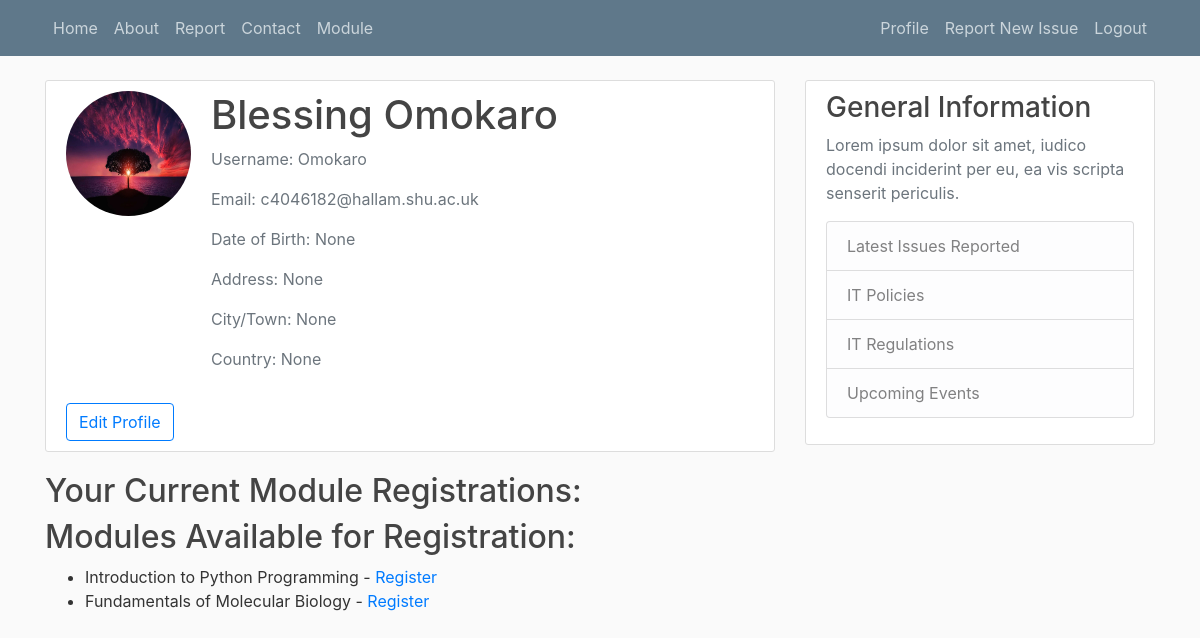
The app's page /users/student/ (signed in), older data.
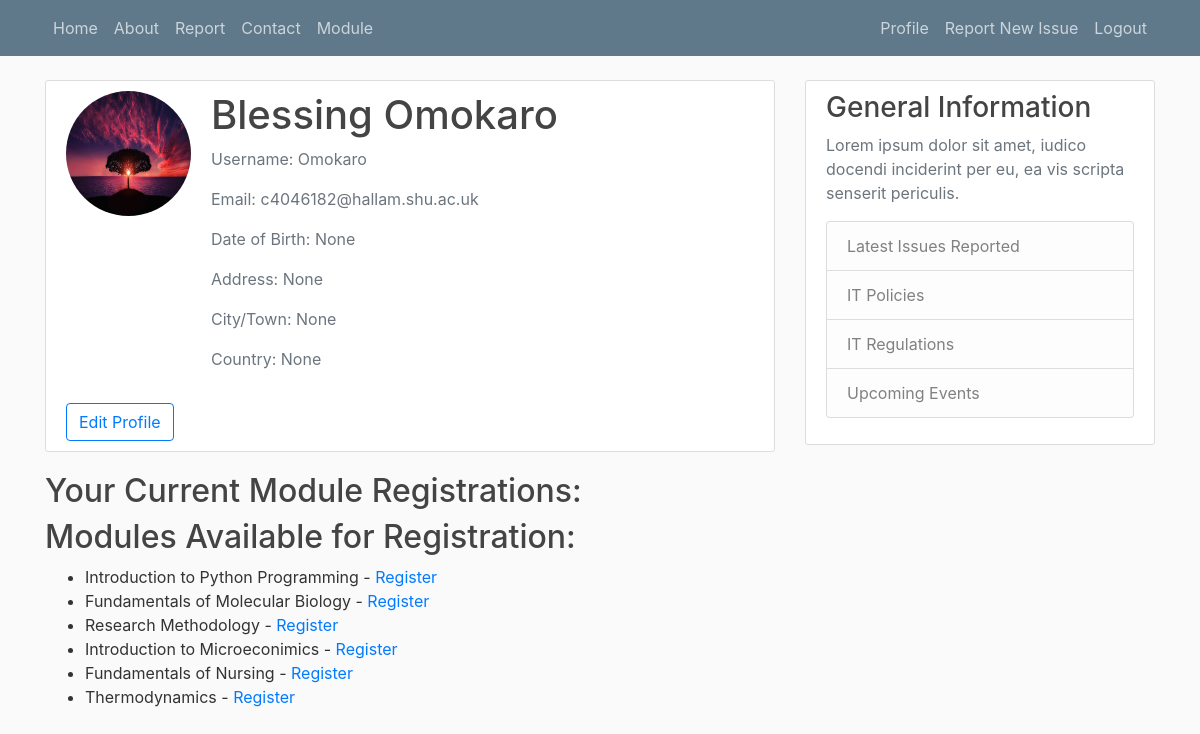
The same page, newer data.
### itreporting/models.py (models this page shows, shortened)
class Module(models.Model):
    CATEGORY_CHOICES = [
    ('core', 'Core'),
    ('elective', 'Elective'),
    ('general', 'General'),
    ('optional', 'Optional')
    ]
    AVAILABILITY_CHOICES = [
        ('open', 'Open'),
        ('closed', 'Closed'),
    ]
    name = models.CharField(max_length=100)
    code = models.CharField(max_length=10, unique=True)
    credit = models.PositiveIntegerField(default=3)
    category = models.CharField(max_length=100, choices=CATEGORY_CHOICES, default='General')
    availability = models.CharField(max_length=6, choices=AVAILABILITY_CHOICES, default='open')
    courses_allowed = models.ManyToManyField(Group, related_name='modules')
    description = models.TextField()

### users/views.py (the view)
# urls.py: path('student/', views.student_profile, name = 'student'),
@login_required
def student_profile(request):
    student = request.user.student
    registrations = student.registration_set.all()  # Fetch all registrations for the student
    available_modules = Module.objects.exclude(id__in=[r.module.id for r in registrations])  # Exclude already registered modules
    return render(request, 'users/student.html', {
        'student': student,
        'registrations': registrations,
        'available_modules': available_modules
        })

### users/templates/users/student.html (shortened to what this page needs)
{% extends "itreporting/base.html" %}
{% load crispy_forms_tags %}
{% load static %}
{% block content %}
{% if u_form and p_form %}
  <h3>Update Profile</h3>
  <form method="POST" enctype="multipart/form-data">
    {% csrf_token %}
    <fieldset class="form-group">
        <legend class="border-bottom mb-4">Student IT Services - Profile Details</legend>
        {{ u_form|crispy }}
        {{ p_form|crispy }}
    </fieldset>
    <div class="form-group">
        <button class="btn btn-outline-info" type="submit">Update</button>
    </div>
  </form>
{% else %}
  <div class="content-section">
    <div class="media">
      <p><img class="rounded-circle account-img" src="{{ student.image.url }}"></p>
      <div class="media-body">
        <h2 class="account-heading">{{ student.user.get_full_name }}</h2>
        <p class="text-secondary">Username: {{ student.user.username }}</p>
        <p class="text-secondary">Email: {{ student.user.email }}</p>
        <p class="text-secondary">Date of Birth: {{ student.date_of_birth }}</p>
        <p class="text-secondary">Address: {{ student.address }}</p>
        <p class="text-secondary">City/Town: {{ student.city }}</p>
        <p class="text-secondary">Country: {{ student.country }}</p>
      </div>
    </div>
    <a href="{% url 'users:update_profile' %}" class="btn btn-outline-primary mt-3">Edit Profile</a>
  </div>
{% endif %}
<h2>Your Current Module Registrations:</h2>
<h2>Modules Available for Registration:</h2>
<ul>
    {% if available_modules %}
        {% for module in available_modules %}
            <li>{{ module.name }} -
                <a href="{% url 'itreporting:register_module' module.id %}">Register</a>
            </li>
        {% endfor %}
    {% else %}
        <li>No available modules to register for.</li>
    {% endif %}
</ul>
{% endblock content %}

Row changes from the older to the newer data that the page shows:
added Module: name "Research Methodology"
added Module: name "Introduction to Microeconimics"
added Module: name "Fundamentals of Nursing"
added Module: name "Thermodynamics"
